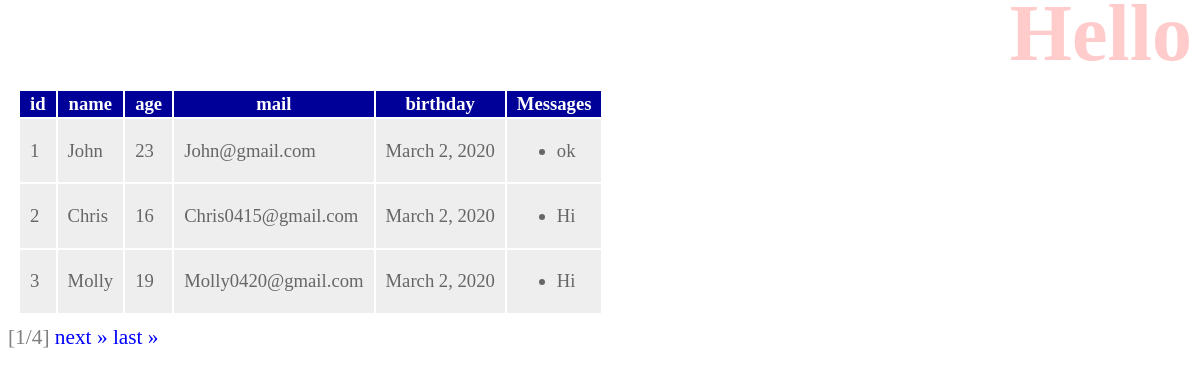
Screenshot of /blog/ with the database file from the repository.
### blog/models.py (models this page shows, shortened)
class Friend(models.Model):
    name = models.CharField(max_length=100)
    mail = models.EmailField(max_length=200)
    gender = models.BooleanField()
    age = models.IntegerField(default=0)
    birthday = models.DateField()

class Message(models.Model):
    friend = models.ForeignKey(Friend,on_delete=models.CASCADE)
    title = models.CharField(max_length=100)
    content = models.CharField(max_length=300)
    pub_date = models.DateTimeField(auto_now_add=True)
    class Meta:
        ordering = ('pub_date',)

### blog/views.py (the view)
# urls.py: url(r'^',views.home,name='home'),
def home(request,num=1):
    data = Friend.objects.all()
    pagenator = Paginator(data,3)
    page_object = pagenator.page(num)
    params = {
            'title':'Hello',
            'message':'',
            'data':page_object,
            }
    return render(request,'blog/blog_home.html',params)

### blog/templates/blog/blog_home.html (shortened to what this page needs)
{% load static %}
<!doctype html>
<html lang="ja">
<head>
    <link rel="stylesheet" type="text/css"
        href="{% static 'blog/css/style.css' %}"/>
</head>
<body>
    <h1>{{title}}</h1>
    <table>
        <tr>
            <th>id</th>
            <th>name</th>
            <th>age</th>
            <th>mail</th>
            <th>birthday</th>
            <th>Messages</tH>
        </tr>
    {% for item in data %}
        <tr>
            <td>{{item.id}}</td>
            <td>{{item.name}}</td>
            <td>{{item.age}}</td>
            <td>{{item.mail}}</td>
            <td>{{item.birthday}}</td>
            <td><ul>
            {% for ob in item.message_set.all %}
                <li>{{ob.title}}</li>
            {% endfor %}
            </ul></td>
        </tr>
    {% endfor %}
    </table>
    <div>
        <span class="current">
                [{{data.number}}/{{data.paginator.num_pages}}]
        </span>
        {% if data.has_next %}
            <a href="{% url 'home' data.next_page_number %}">next &raquo;</a>
            <a href="{% url 'home' data.paginator.num_pages %}">last &raquo;</a>
        {% endif %}
    </div>
</body>
</html>

### blog/static/blog/css/style.css (style rules this page uses)
body { color:gray; font-size:16pt; }
h1 { color:red; opacity:0.2; font-size:60pt; margin-top:-20px; margin-bottom:0px; text-align:right; }
a { color:blue; text-decoration:none; }
table { margin:10px; font-size:14pt; }
table tr th { background-color:#009; color:white; padding:2px 10px; border-size:2px; }
table tr td { background-color:#eee; color:#666; padding:2px 10px; border-size:2px; }

### rows the page displays
Friend: id "1", name "John", age "23", mail "John@gmail.com", birthday "March 2, 2020"
Message: title "ok"
Friend: id "2", name "Chris", age "16", mail "Chris0415@gmail.com", birthday "March 2, 2020"
Message: title "Hi"
Friend: id "3", name "Molly", age "19", mail "Molly0420@gmail.com", birthday "March 2, 2020"
Message: title "Hi"

### other values shown
{{ data.number }} "1"
{{ data.paginator.num_pages }} "4"
